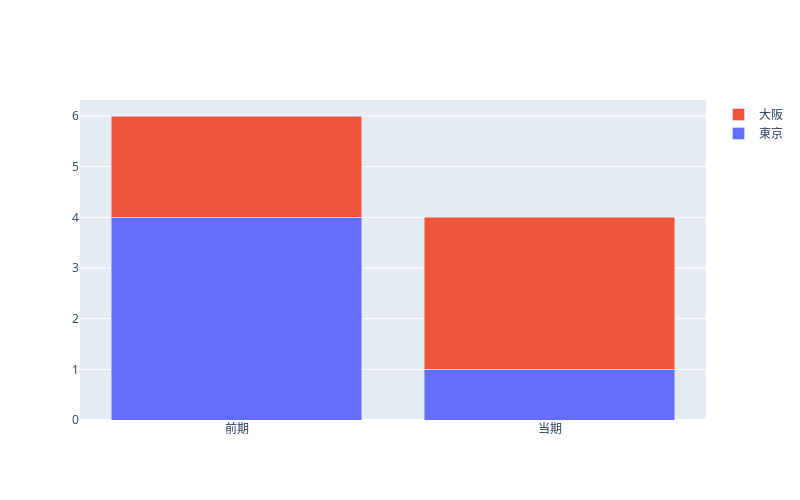

Write notebook code for a chart like this one.
### Code cell
import plotly.graph_objects as go

# 1. 「東京」のデータを持つ棒グラフのパーツ（トレース）を作成
trace1 = go.Bar(x=plot_df.index, y=plot_df["東京"], name="東京")

# 2. 「大阪」のデータを持つ棒グラフのパーツを作成
trace2 = go.Bar(x=plot_df.index, y=plot_df["大阪"], name="大阪")

# 3. 複数のパーツを1つの図（Figure）にまとめ、レイアウトを設定
# layout=go.Layout(barmode="stack") で積上げ棒グラフに設定
# 【サイズ指定をする場合】ここ（Layout内）に width と height を追加します
go_fig = go.Figure(
    data=[trace1, trace2], 
    layout=go.Layout(
        barmode="stack",
        width=800,   # 幅をピクセル単位で指定
        height=500   # 高さをピクセル単位で指定
    )
)

# 4. グラフを表示
go_fig.show()

### Figure 1 — Plotly figure (JSON) as saved in the notebook; plotly's stock layout.template omitted (floating-point values rounded to 4 significant figures)
{"data": [{"name": "東京", "type": "bar", "x": ["前期", "当期"], "y": [4, 1]}, {"name": "大阪", "type": "bar", "x": ["前期", "当期"], "y": [2, 3]}], "layout": {"barmode": "stack", "height": 500, "width": 800}}
